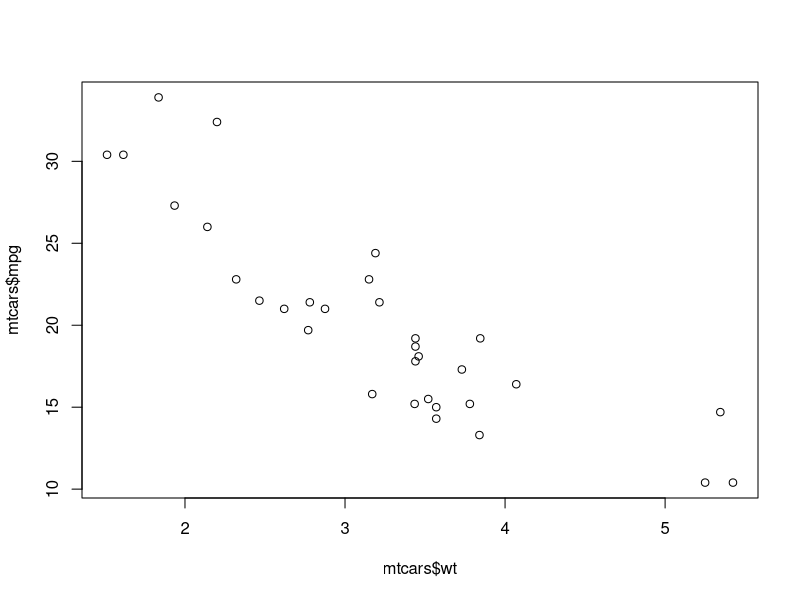
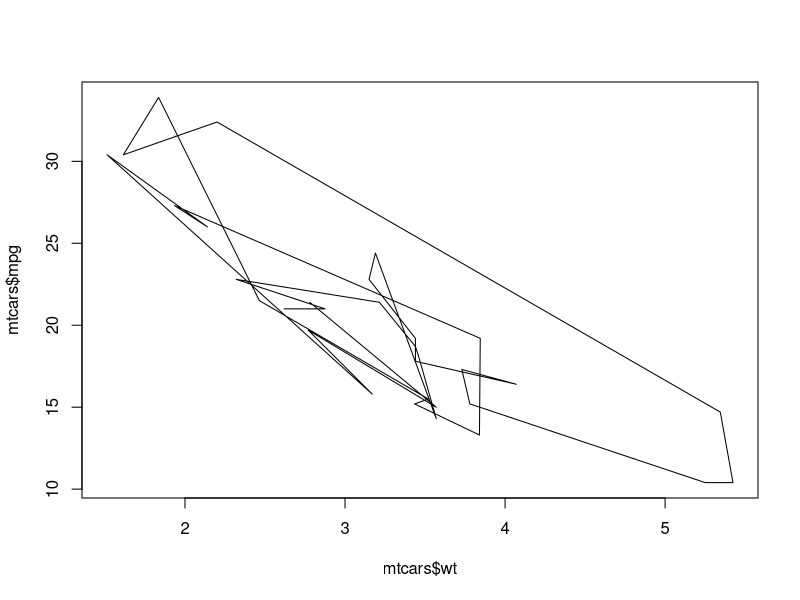
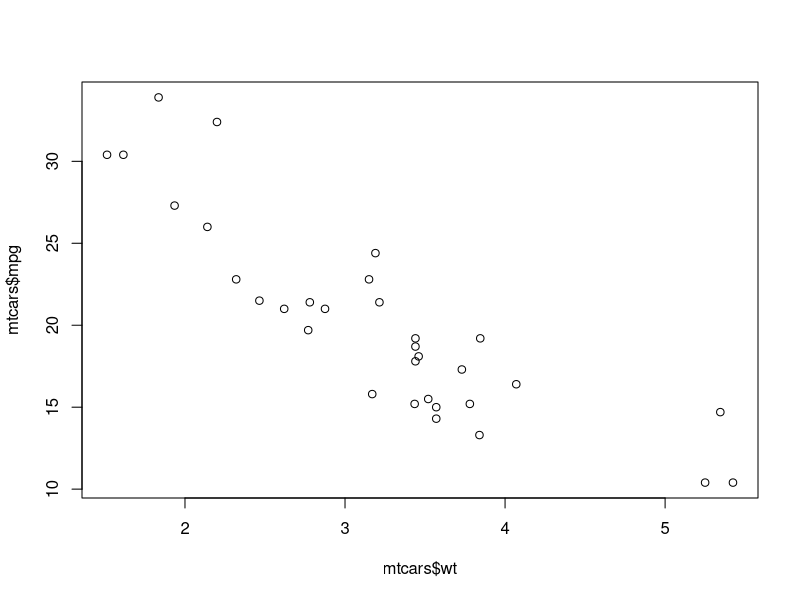
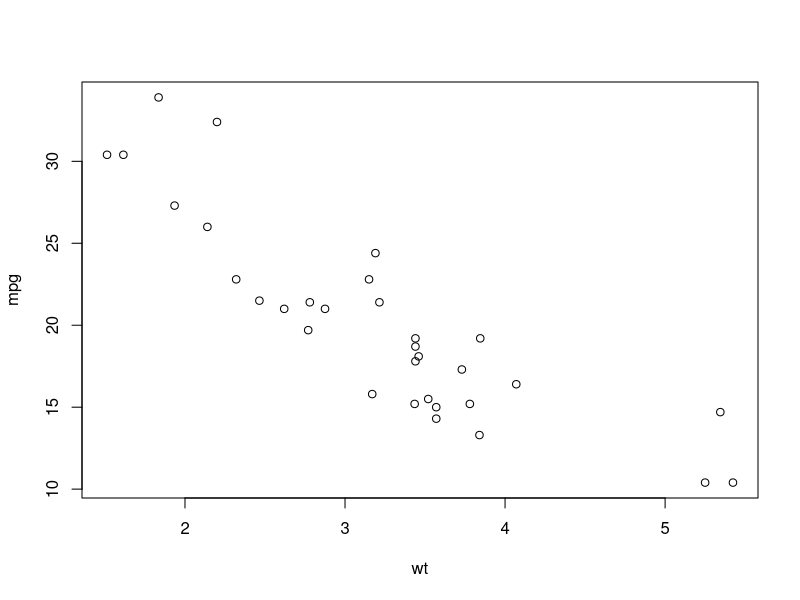
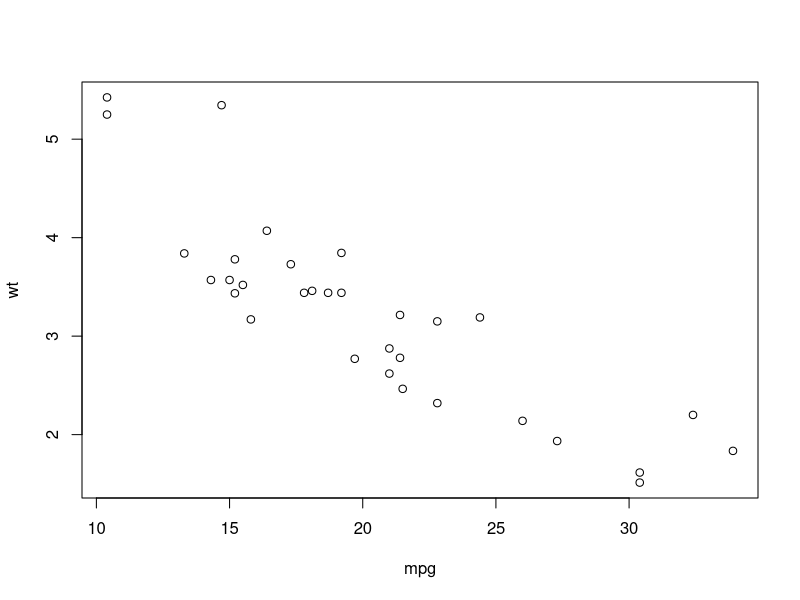

Write R code to recreate these figures, in order. (Note: this script raises an error after producing the figures.)
## ---- chunk 1
knitr::opts_chunk$set(echo = TRUE)
## ---- chunk 2
plot( mtcars$wt, mtcars$mpg) #default type p
plot(mtcars$wt, mtcars$mpg, type = "l")
plot(mtcars$wt, mtcars$mpg, type = "p")
plot(mpg ~ wt, data = mtcars)
plot(wt ~ mpg, data = mtcars)
plot(wt, mpg, data= mtcars) #error
plot(mtcars$wt, mtcars$mpg, main = "mtcars dataset", xlab = "X axis wt", ylab = "Y axis mpg")
plot(mtcars$wt, mtcars$mpg, main = "mtcars dataset", xlab = "X axis wt", ylab = "Y axis mpg",
pch = 19, frame = F)
line(lowess(mtcars$wt, mtcars$mpg), col = "blue")
## ---- chunk 3
qplot(wt, mpg, data = mtcars, geom= c("point"))
qplot(wt, mpg, data = mtcars, geom= c("smooth"))
qplot(wt, mpg, data = mtcars, geom= c("point","smooth"))
qplot(wt, mpg, data = mtcars, color=cyl) #better if char or factor
qplot(mpg, wt, data = mtcars, colour = cyl)
qplot(mpg, data = mtcars, fill=cyl ) #the data doesnt reflect
mt<-mtcars
mt$cyl<- as.factor(mt$cyl)
qplot(mpg, wt, data = mt, colour = cyl) #better with factor data
## ---- chunk 4
ggplot(mtcars, aes(wt, mpg)) + geom_point()
ggplot(mtcars, aes(wt, mpg)) + geom_point() + geom_smooth() #default method
ggplot(mtcars, aes(wt, mpg)) + geom_point() + geom_smooth(method = "lm")
ggplot(mtcars, aes(wt, mpg)) + geom_point(aes(color=cyl))
ggplot(mtcars, aes(wt, mpg)) + geom_point(aes(color= factor(cyl))) #can change to factor
ggplot(mtcars, aes(x = factor(cyl))) + geom_bar()
## ---- chunk 5
g2<-ggplot(mtcars, aes(wt, mpg)) + geom_point(aes(color= factor(cyl))) #can change to factor
g2 + labs( title =" Mpg vs Wt ", subtitle =" optional title",
y=" mpg ", x=" wt ", caption =" mtcars Dataset ")
#or
g2 + ggtitle (" Mpg vs Wt ", subtitle =" optional title") +
xlab (" Mpg ") + ylab (" wt ")
#or full
ggplot(mtcars, aes(wt, mpg)) + geom_point(aes(color= factor(cyl))) +
labs( title =" Mpg vs Wt ", subtitle =" optional title",
y=" mpg ", x=" wt ", caption =" mtcars Dataset ")
